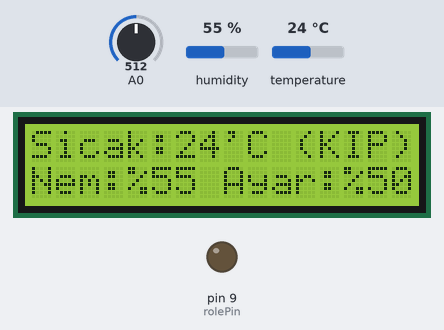
The sketch below on a simulated Arduino Uno, built with avr-gcc and run on an emulated ATmega328P. Parts: 16×2 character LCD, output pins drawn as LEDs (lit = HIGH). Inputs (shaded band) come from the test bench; at power-on: temperature 24 °C, A0 = 512, humidity 55 %. What the sketch prints to the serial monitor is not drawn.

Above: at 5.7 s.
5.8 s: temperature set to 2 °C
At 8.6 s:
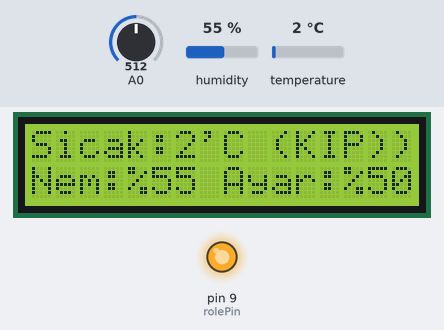
9.1 s: A0 set to 544
At 11.6 s:
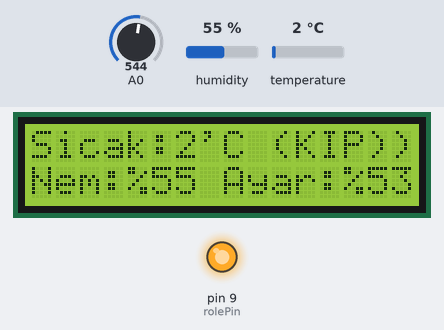
12.3 s: A0 set to 581
At 17.8 s:
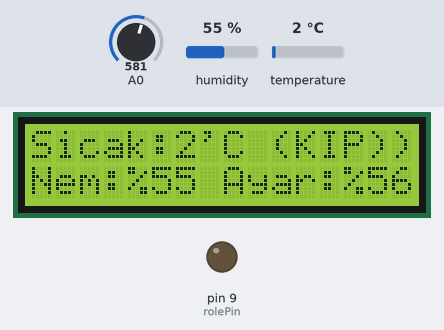
18.7 s: humidity set to 22 %
At 20.9 s:
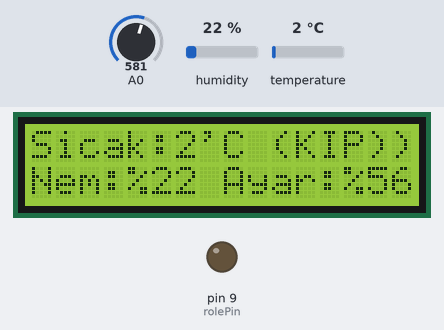
21.9 s: humidity set to 40 %
At 23.9 s:
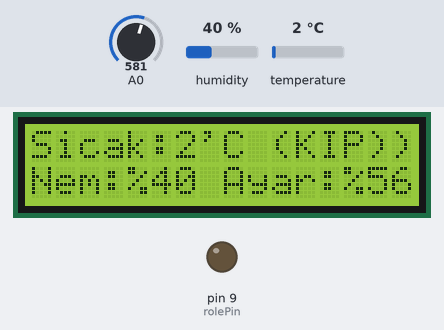
25.1 s: A0 set to 511
At 28.6 s:
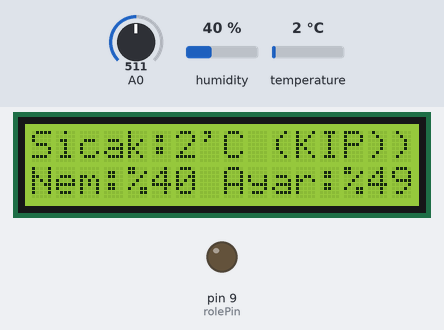
Timing chart, 0 to 30.1 s (numbered marks = the images above; inputs shaded):
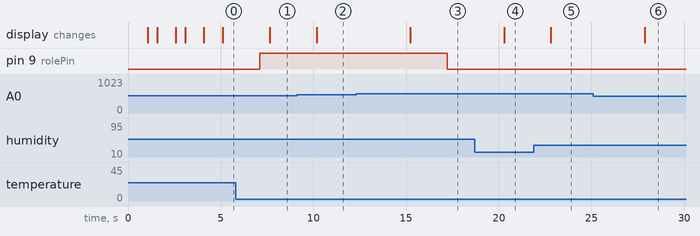

Measured:
- the behaviour switches between 562 and 563 on A0 (found by bisection; images 2 and 3)
- after the input at 5.8 s, the display: changes after 1.8 s (image 1)
- after the input at 9.1 s, the display: changes after 1.1 s (image 2)
- after the input at 12.3 s, pin 9 (rolePin): HIGH → LOW after 4.9 s; the display: changes after 2.9 s (image 3)
- after the input at 18.7 s, the display: changes after 1.6 s (image 4)
- after the input at 21.9 s, the display: changes after 0.91 s (image 5)
- after the input at 25.1 s, the display: changes after 2.8 s (image 6)

The sketch:

Incubator.ino
```cpp
///**This project is about a DIY incubator.**

#include <DHT.h>
#include <LiquidCrystal.h>
#define DHTPIN 8
#define DHTTYPE DHT11
DHT dht(DHTPIN, DHTTYPE);
LiquidCrystal lcd(7, 6, 5, 4, 3, 2);
int rolePin = 9;

void setup() {
  pinMode(rolePin,OUTPUT);

  Serial.begin(9600);
  lcd.begin(16,2);
  dht.begin();

  for (int i=0; i < 3; i++) {
  lcd.setCursor(0, 0); lcd.print("Kulucka Makinesi"); lcd.setCursor(0, 1); lcd.print(" Mert KIP "); //KOLON,SATIR
  delay(1000);
  lcd.setCursor(0, 0); lcd.print("                "); lcd.setCursor(0, 1); lcd.print("                "); //KOLON,SATIR
  delay(500); }
}

void loop() {
  int temp = dht.readTemperature();
  int hum = dht.readHumidity();

  int esikdegeri = analogRead(A0);
  int esik = map(esikdegeri, 0, 1023, 0, 100);
  Serial.println(esik);
  delay(500);

  lcd.setCursor(0,0);
  lcd.print("Sicak:");
  lcd.print(temp);
  lcd.print("'C");
  lcd.print(" (KIP)");

  lcd.setCursor(0,1);
  lcd.print("Nem:%");
  lcd.print(hum);
  lcd.print(" Ayar:%");
  lcd.print(esik);
  lcd.print(" ");
  delay(2000);

  if(hum <= esik){digitalWrite(rolePin, LOW);}
  else{digitalWrite(rolePin, HIGH);}
}
```
